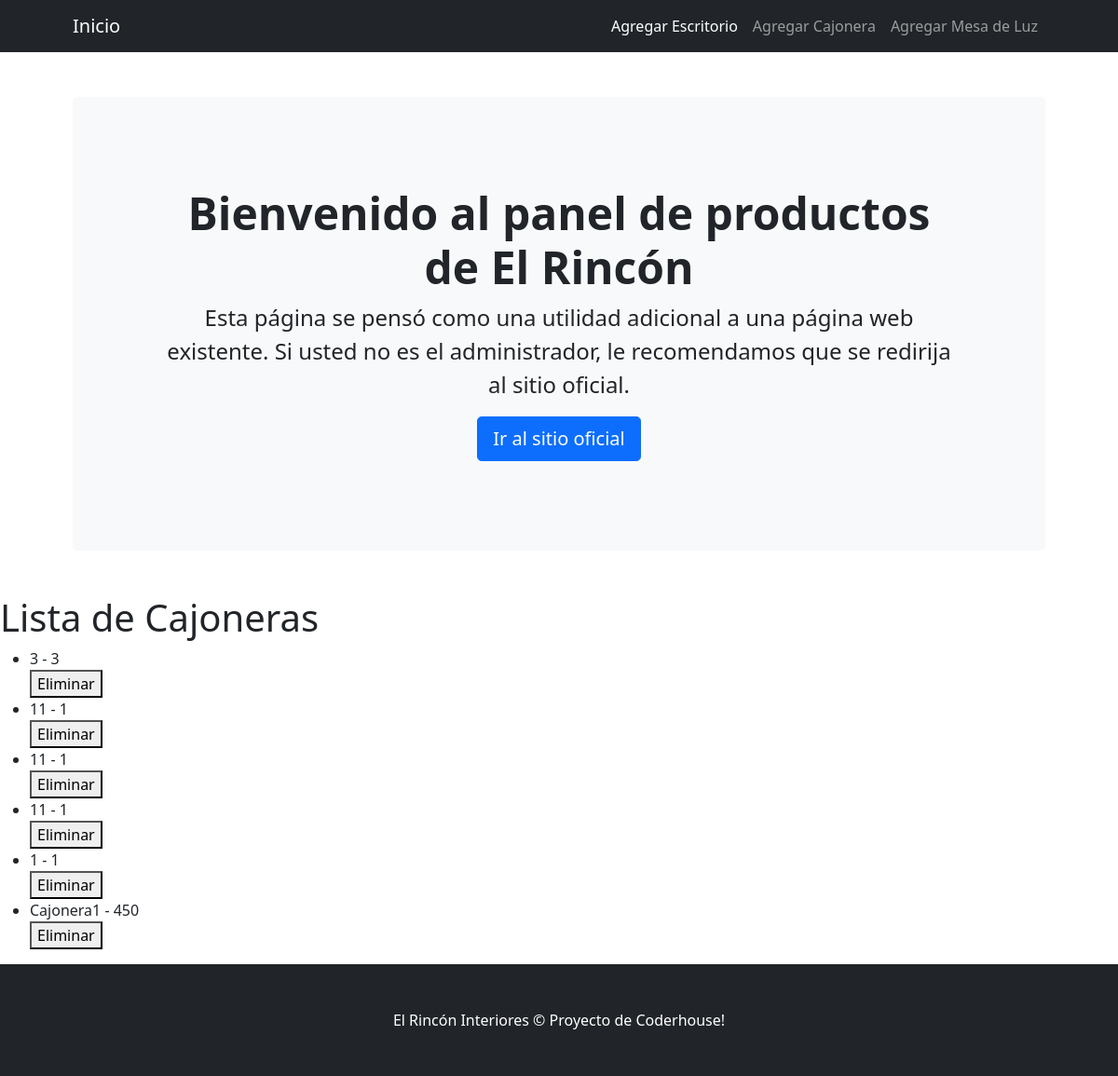
The page /MostrarCajonera/ on the database as committed earlier.
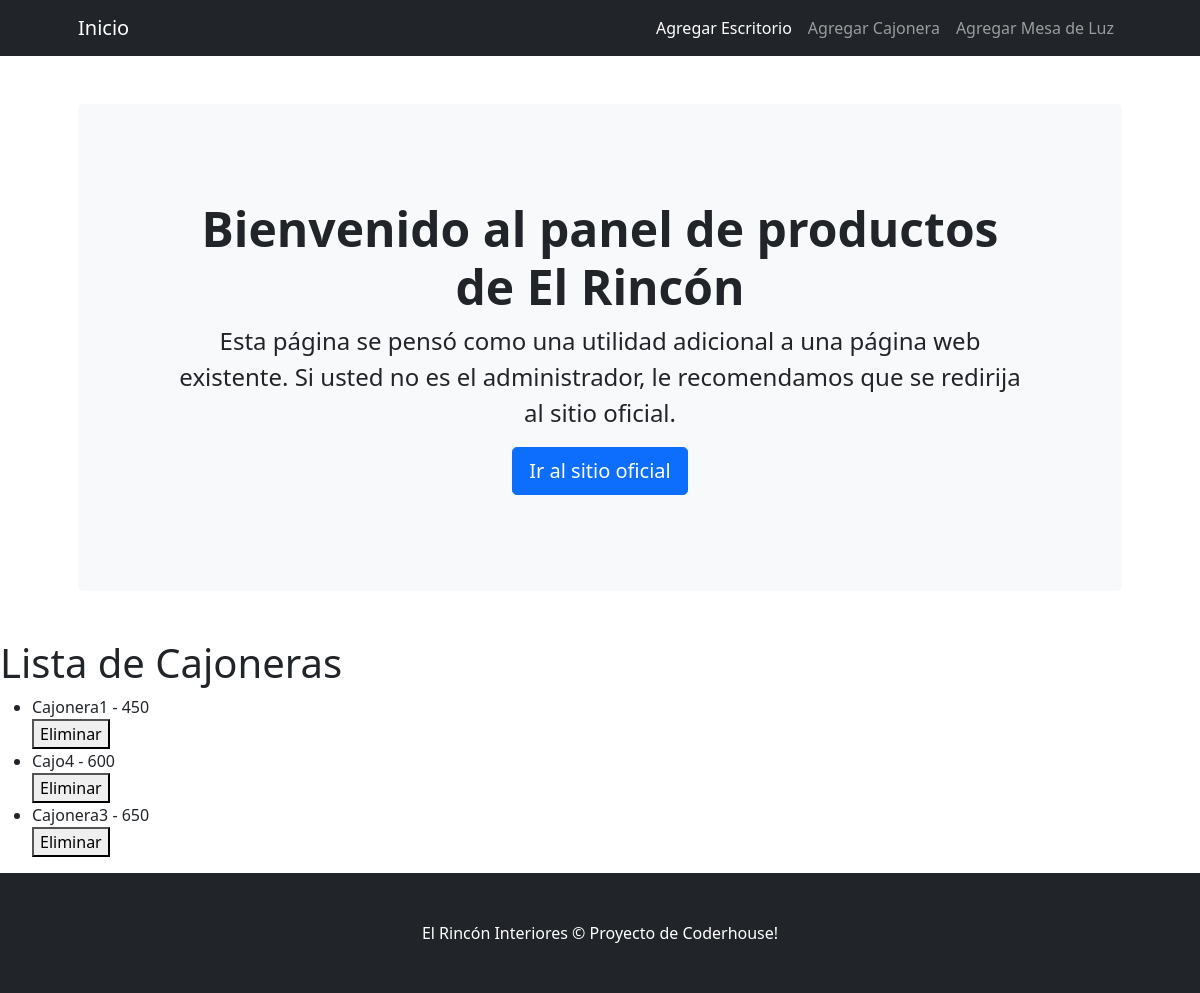
The same page on the database as committed later.
### AppPlayground/models.py (models this page shows)
class Cajonera(models.Model):
    modelo=models.CharField(max_length=50)
    medida=models.IntegerField()
    stock=models.IntegerField()
    def __str__(self):
            return f'{self.modelo} - {self.medida}'

### AppPlayground/views.py (the view)
# urls.py: path('MostrarCajonera/', mostrarCajonera, name="MostrarCajonera"),
def mostrarCajonera(request):
    cajoneras = Cajonera.objects.all()
    return render(request, "AppPlayground/MostrarCajonera.html", {"cajoneras": cajoneras})

### AppPlayground/templates/AppPlayground/MostrarCajonera.html
{% extends 'AppPlayground/Padre.html' %}
{% load static %}
{% block Cambiante %}
    <h1>Lista de Cajoneras</h1>
    <ul>
        {% for cajonera in cajoneras %}
            <li>
                {{cajonera}}
            </li>
            <div>
                <form action="{% url 'EliminarCajonera' cajonera.id %}" method="POST">{% csrf_token %}
                    <button type="submit"> Eliminar </button>
                </form>
            </div>
        {% endfor %}
    </ul>
{% endblock Cambiante %}

Rows that differ between the two databases and show on the page:
removed Cajonera: modelo+medida "3 - 3"
removed Cajonera: modelo+medida "11 - 1"
removed Cajonera: modelo+medida "11 - 1"
removed Cajonera: modelo+medida "11 - 1"
removed Cajonera: modelo+medida "1 - 1"
added Cajonera: modelo+medida "Cajo4 - 600"
added Cajonera: modelo+medida "Cajonera3 - 650"
